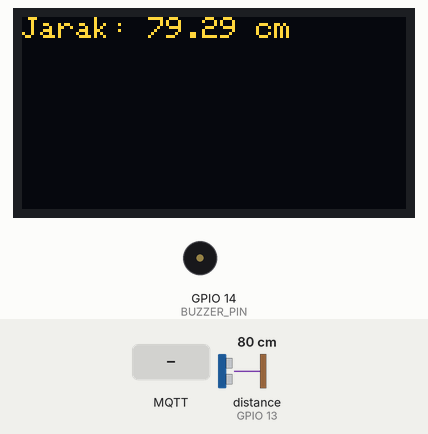
Recording of a sketch running on a simulated ESP8266 (NodeMCU). On the bench: 128×64 one-colour display, buzzer (waves = sounding, pin HIGH). Wiring (inferred from the names in the program): ultrasonic range finder: trigger GPIO 12; echo GPIO 13. The test bench sets the inputs (shaded band); at power-on: distance to the obstacle (sensor on GPIO 13) 80 cm. The echo pulse lasts 58.3 µs per cm; the OLED is the two-colour kind (top 16 rows yellow); WiFi joins after 1.5 s; servers stay silent unless stated; random numbers use the default seed unless the sketch sets one; no MQTT or app messages arrive unless stated; pins used as bus, display or sensor lines are not drawn; what the sketch prints to the serial monitor is not drawn.

Above: at 2.7 s.
2.8 s: distance to the obstacle (sensor on GPIO 13) set to 2 cm
At 3.6 s:
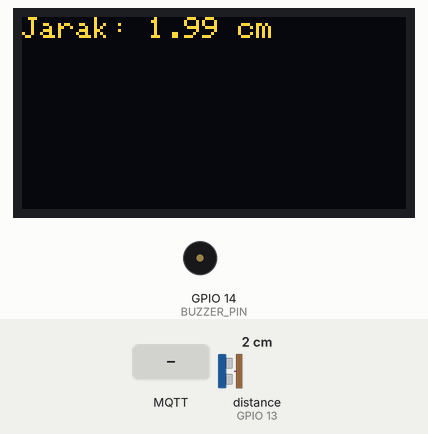
4.3 s: MQTT message "ON" arrives on the first subscribed topic
At 5.3 s:
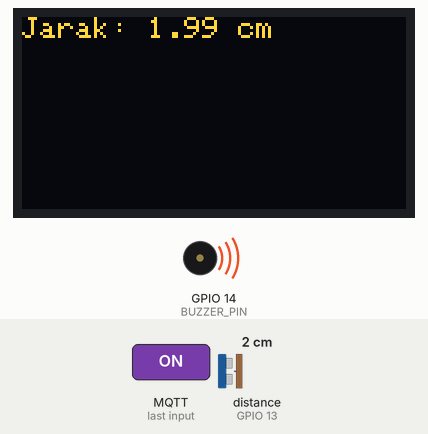
5.8 s: distance to the obstacle (sensor on GPIO 13) set to 4 cm
At 7.0 s:
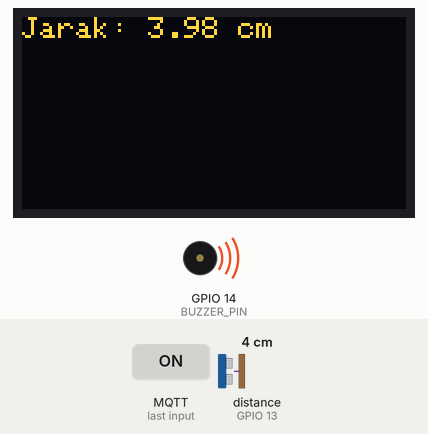
7.3 s: distance to the obstacle (sensor on GPIO 13) set to 9 cm
At 7.9 s:
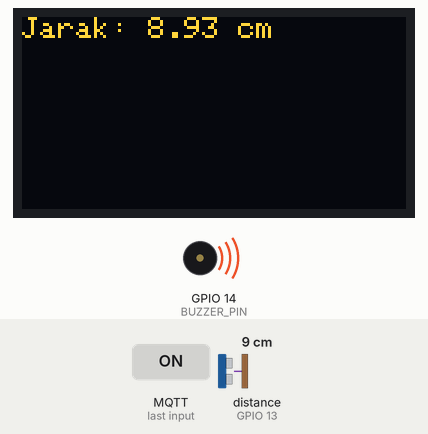
8.8 s: MQTT message "OFF" arrives on the first subscribed topic
At 9.7 s:
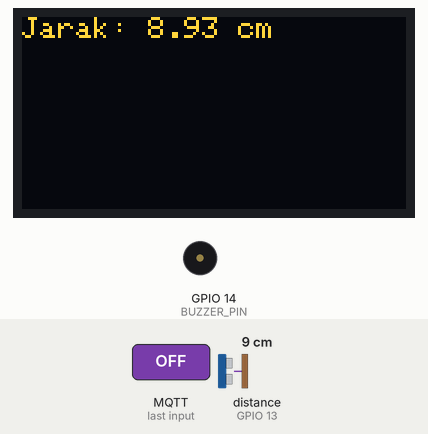
Timing chart, 0 to 11.3 s (numbered marks = the images above; inputs shaded):
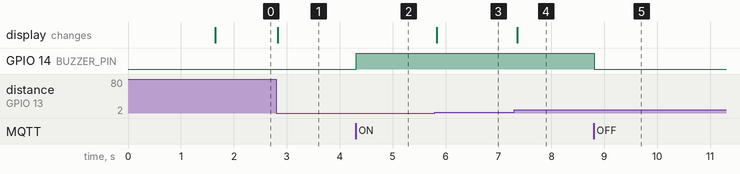

The sketch:

MonitoringJarakArduinoElegantOTA.ino
```cpp
#if defined(ESP8266)
#include <ESP8266WiFi.h>
#include <WiFiClient.h>
#include <ESP8266WebServer.h>
#elif defined(ESP32)
#include <WiFi.h>
#include <WiFiClient.h>
#include <WebServer.h>
#elif defined(TARGET_RP2040)
#include <WiFi.h>
#include <WebServer.h>
#endif

#include <PubSubClient.h>
#include <Adafruit_SSD1306.h>
#include <ArduinoOTA.h>
#include <ElegantOTA.h>

#if defined(ESP8266)
ESP8266WebServer server(80);
#elif defined(ESP32)
WebServer server(80);
#elif defined(TARGET_RP2040)
WebServer server(80);
#endif

// Konfigurasi pin untuk HC-SR04
#define TRIG_PIN 12   // Pin trigger HC-SR04
#define ECHO_PIN 13   // Pin echo HC-SR04
#define OLED_RESET -1 // Pin reset OLED (-1 jika tidak menggunakan reset pada OLED)
#define BUZZER_PIN 14 // Pin Buzzer (GPIO14 / D5 di ESP8266 dan ESP32)

// Inisialisasi objek
Adafruit_SSD1306 display(128, 64, &Wire, OLED_RESET);
WiFiClient espClient;
PubSubClient client(espClient);

// Konfigurasi WiFi dan MQTT
const char *ssid = "ARDYAN";
const char *password = "123456789";
const char *mqtt_server = "test.mosquitto.org";

// Pilih salah satu dari konfigurasi ini berdasarkan apakah broker membutuhkan autentikasi
const int mqtt_port_anonymous = 1883;     // Port tanpa autentikasi
const int mqtt_port_authenticated = 8883; // Port dengan autentikasi

// Jika menggunakan autentikasi MQTT (username dan password)
const char *mqtt_username = ""; // Kosongkan jika tidak perlu
const char *mqtt_password = ""; // Kosongkan jika tidak perlu

// Topik terpisah untuk suhu dan kelembapan
const char *topic_jarak = "sensor/hcsr04/idearen-02-10/andri/jarak";
const char *topic_command = "command/idearen-02-10/andri/buzzer";

// Interval waktu pengiriman dalam milidetik (5 detik)
const unsigned long interval = 5000;
unsigned long previousMillis = 0; // Waktu terakhir data dikirim

unsigned long ota_progress_millis = 0;

void onOTAStart()
{
  // Log when OTA has started
  Serial.println("OTA update started!");
  // <Add your own code here>
}

void onOTAProgress(size_t current, size_t final)
{
  // Log every 1 second
  if (millis() - ota_progress_millis > 1000)
  {
    ota_progress_millis = millis();
    Serial.printf("OTA Progress Current: %u bytes, Final: %u bytes\n", current, final);
  }
}

void onOTAEnd(bool success)
{
  // Log when OTA has finished
  if (success)
  {
    Serial.println("OTA update finished successfully!");
  }
  else
  {
    Serial.println("There was an error during OTA update!");
  }
  // <Add your own code here>
}

// Fungsi untuk menghitung jarak dari HC-SR04
float readDistance()
{
  // Bersihkan pin trigger
  digitalWrite(TRIG_PIN, LOW);
  delayMicroseconds(2);

  // Kirim sinyal trigger
  digitalWrite(TRIG_PIN, HIGH);
  delayMicroseconds(10);
  digitalWrite(TRIG_PIN, LOW);

  // Hitung durasi dari echo
  long duration = pulseIn(ECHO_PIN, HIGH);

  // Hitung jarak dalam cm
  float distance = duration * 0.034 / 2;
  return distance;
}

// Fungsi untuk menampilkan jarak di OLED
void displayData(float jarak)
{
  display.clearDisplay();
  display.setTextSize(1);
  display.setTextColor(WHITE);
  display.setCursor(0, 0);
  display.print("Jarak: ");
  display.print(jarak);
  display.println(" cm");
  display.display();
}

// Callback saat pesan MQTT diterima
void callback(char *topic, byte *payload, unsigned int length)
{
  String msg;
  for (int i = 0; i < length; i++)
  {
    msg += (char)payload[i];
  }

  // Jika perintah untuk buzzer diterima
  if (String(topic) == topic_command)
  {
    if (msg == "ON")
    {
      digitalWrite(BUZZER_PIN, HIGH); // Nyalakan buzzer
    }
    else if (msg == "OFF")
    {
      digitalWrite(BUZZER_PIN, LOW); // Matikan buzzer
    }
  }
}

// Fungsi untuk menghubungkan ke WiFi
void setup_wifi()
{
  delay(10);
  Serial.println();
  Serial.print("Menghubungkan ke ");
  Serial.println(ssid);
  WiFi.begin(ssid, password);
  while (WiFi.status() != WL_CONNECTED)
  {
    delay(500);
    Serial.print(".");
  }
  Serial.println("");
  Serial.println("WiFi terhubung");
  Serial.println(WiFi.localIP());
}

// Fungsi untuk menghubungkan ke MQTT
void reconnect()
{
  while (!client.connected())
  {
    String clientId = "ESP32Client-" + String(random(0xffff), HEX);

    Serial.print("Menghubungkan ke MQTT...");
    if (mqtt_username && mqtt_password && strlen(mqtt_username) > 0 && strlen(mqtt_password) > 0)
    {
      // Gunakan autentikasi username dan password
      if (client.connect(clientId.c_str(), mqtt_username, mqtt_password))
      {
        Serial.println("Terhubung dengan autentikasi");
        client.subscribe(topic_command); // Subscribe ke topik perintah buzzer
      }
    }
    else
    {
      // Koneksi tanpa autentikasi
      if (client.connect(clientId.c_str()))
      {
        Serial.println("Terhubung tanpa autentikasi");
        client.subscribe(topic_command); // Subscribe ke topik perintah buzzer
      }
    }

    if (!client.connected())
    {
      Serial.print("Gagal, rc=");
      Serial.print(client.state());
      Serial.println(" coba lagi dalam 5 detik");
      delay(5000);
    }
  }
}

void setup()
{
  Serial.begin(115200);
  pinMode(TRIG_PIN, OUTPUT);
  pinMode(ECHO_PIN, INPUT);
  pinMode(BUZZER_PIN, OUTPUT);
  digitalWrite(BUZZER_PIN, LOW); // Matikan buzzer di awal

  // Setup OLED
  if (!display.begin(SSD1306_SWITCHCAPVCC, 0x3C))
  {
    Serial.println(F("SSD1306 allocation failed"));
    for (;;)
      ; // Loop forever if OLED initialization fails
  }
  display.clearDisplay();
  display.setTextSize(1);
  display.setTextColor(WHITE);
  display.setCursor(0, 0);
  display.print("Inisialisasi...");
  display.display();

  // Setup WiFi dan MQTT
  setup_wifi();

  // Tentukan port MQTT berdasarkan apakah menggunakan autentikasi atau tidak
  if (mqtt_username && mqtt_password && strlen(mqtt_username) > 0 && strlen(mqtt_password) > 0)
  {
    client.setServer(mqtt_server, mqtt_port_authenticated); // Port untuk autentikasi
  }
  else
  {
    client.setServer(mqtt_server, mqtt_port_anonymous); // Port tanpa autentikasi
  }

  client.setCallback(callback);

  // Setup OTA
  // Hostname defaults to esp8266-[ChipID]
  // ArduinoOTA.setHostname("myesp8266");

  ArduinoOTA.setPassword("admin"); // Menambahkan password untuk OTA
  // Set Authentication Credentials
  ElegantOTA.setAuth("admin", "admin123");

  ArduinoOTA.onStart([]()
                     {
    String type;
    if (ArduinoOTA.getCommand() == U_FLASH) {
      type = "sketch";
    } else {  // U_FS
      type = "filesystem";
    }

    // NOTE: if updating FS this would be the place to unmount FS using FS.end()
    Serial.println("Start updating " + type); });
  ArduinoOTA.onEnd([]()
                   { Serial.println("\nEnd"); });
  ArduinoOTA.onProgress([](unsigned int progress, unsigned int total)
                        { Serial.printf("Progress: %u%%\r", (progress / (total / 100))); });
  ArduinoOTA.onError([](ota_error_t error)
                     {
    Serial.printf("Error[%u]: ", error);
    if (error == OTA_AUTH_ERROR) {
      Serial.println("Auth Failed");
    } else if (error == OTA_BEGIN_ERROR) {
      Serial.println("Begin Failed");
    } else if (error == OTA_CONNECT_ERROR) {
      Serial.println("Connect Failed");
    } else if (error == OTA_RECEIVE_ERROR) {
      Serial.println("Receive Failed");
    } else if (error == OTA_END_ERROR) {
      Serial.println("End Failed");
    } });
  ArduinoOTA.begin();

  server.on("/", []()
            { server.send(200, "text/plain", "Hi! This is ElegantOTA Demo."); });

  ElegantOTA.begin(&server); // Start ElegantOTA
  // ElegantOTA callbacks
  ElegantOTA.onStart(onOTAStart);
  ElegantOTA.onProgress(onOTAProgress);
  ElegantOTA.onEnd(onOTAEnd);

  server.begin();
  Serial.println("HTTP server started");
}

void loop()
{
  ArduinoOTA.handle();
  server.handleClient();
  ElegantOTA.loop();

  if (!client.connected())
  {
    reconnect();
  }
  client.loop();

  // Waktu saat ini
  unsigned long currentMillis = millis();

  // Baca data dari sensor HC-SR04
  float jarak = readDistance();

  // Tampilkan data di OLED
  displayData(jarak);

  // Jika sudah 15 detik
  if (currentMillis - previousMillis >= interval)
  {
    previousMillis = currentMillis;

    // Cek apakah data valid
    if (isnan(jarak))
    {
      Serial.println("Gagal membaca dari sensor HC-SR04!");
      return;
    }

    // Kirim data jarak ke topik MQTT
    String payload_jarak = String(jarak);
    client.publish(topic_jarak, payload_jarak.c_str());
  }
}
```

Measured:
- after the input at 2.8 s, the display: changes at once (image 1)
- after the input at 4.3 s, GPIO 14 (BUZZER_PIN): LOW → HIGH at once
- after the input at 5.8 s, the display: changes at once (image 3)
- after the input at 7.3 s, the display: changes after 0.05 s (image 4)
- after the input at 8.8 s, GPIO 14 (BUZZER_PIN): HIGH → LOW at once
